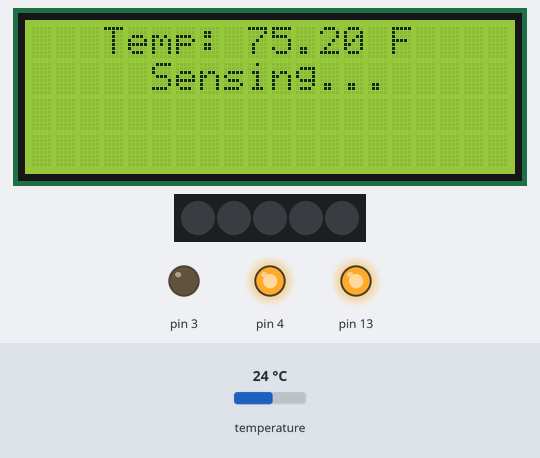
A sketch run on a simulated Arduino Uno, built with avr-gcc and run on an emulated ATmega328P. Parts: 20×4 character LCD, 5 RGB LEDs in strip order, left to right, output pins drawn as LEDs (lit = HIGH). The inputs (shaded band) are chosen by the test bench; at power-on: temperature 24 °C.

Above: at 1.06 s.
1.4 s: temperature set to 12 °C
At 4.78 s:
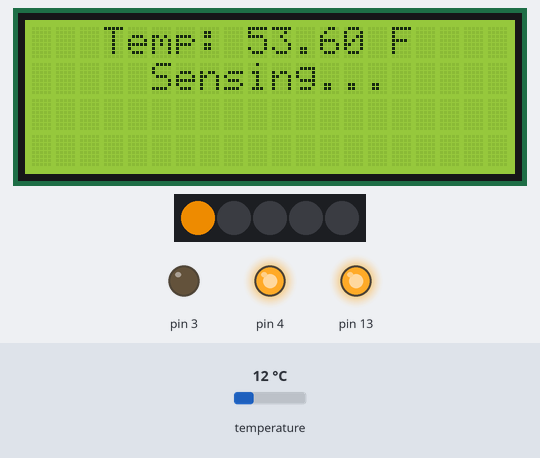
5.3 s: temperature set to 19 °C
At 8.05 s:
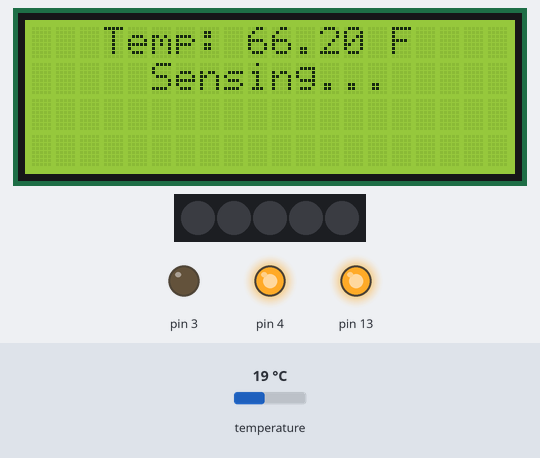
9.2 s: temperature set to 28 °C
At 15.5 s:
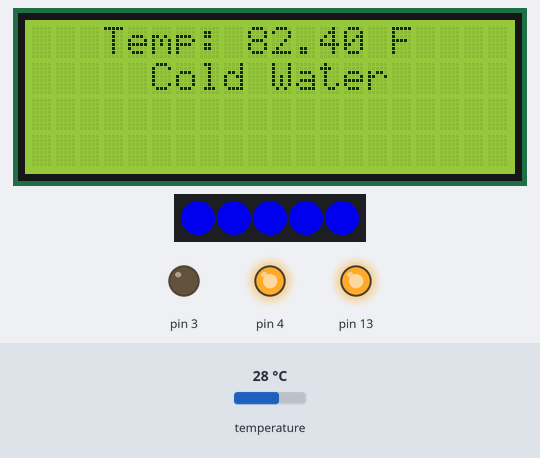
16.4 s: temperature set to 41 °C
At 21.0 s:
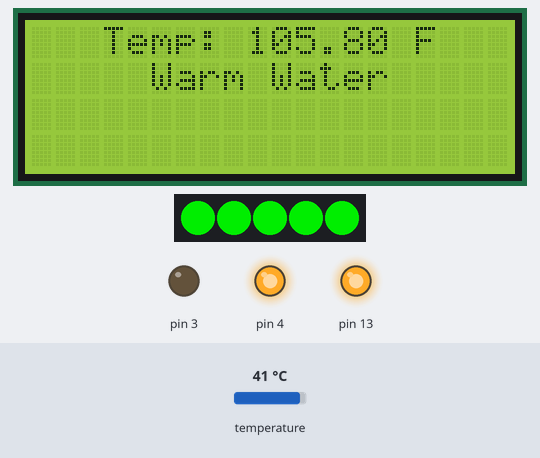
Timing chart, 0 to 21.3 s (numbered marks = the images above; inputs shaded):
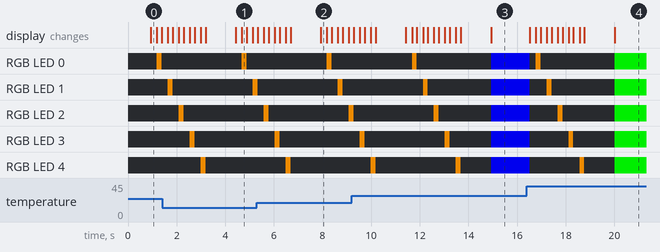

Measured:
- after the input at 16.4 s, RGB LED 0: RGB(0, 0, 200) → off after 0.12 s, → RGB(200, 117, 0) 0.25 s later, → off 0.20 s later, → RGB(0, 200, 0) 3.0 s later; RGB LED 1: RGB(0, 0, 200) → off after 0.12 s, → RGB(200, 117, 0) 0.70 s later, → off 0.20 s later, → RGB(0, 200, 0) 2.6 s later

The sketch:

TemPLiberty.ino
```cpp
//Includes all libraries necessary for proper function
#include <LiquidCrystal_I2C.h>
#include <Adafruit_NeoPixel.h>
#include <OneWire.h>
#include <DallasTemperature.h>
#include <Wire.h>

#define LED_PIN 12      // Pin connected to the LED Strip
#define NUM_LEDS 5      // Number of NeoPixels
#define BRIGHTNESS 200  // Set brightness (0 to 255)
#define ONE_WIRE_BUS 2  // Pin connected to Sensor

LiquidCrystal_I2C lcd(0x27, 20, 4);
Adafruit_NeoPixel strip = Adafruit_NeoPixel(NUM_LEDS, LED_PIN, NEO_GRB + NEO_KHZ800);
OneWire oneWire(ONE_WIRE_BUS);
DallasTemperature sensors(&oneWire);

float Celsius = 0.0;
float Fahrenheit = 0.0;
float prevTemp = 0.0;
float lowerLimit = 0.0;
float upperLimit = 0.0;
int redColor = 0;
int greenColor = 0;
int blueColor = 0;
int temp = A3;

void setup() {

  pinMode(13, OUTPUT);
  pinMode(4, OUTPUT);
  pinMode(3, OUTPUT);
  digitalWrite(13, HIGH);
  digitalWrite(4, HIGH);
  digitalWrite(3, LOW);

  lcd.init();
  lcd.backlight();
  lcd.begin(20, 4);

  strip.begin();
  strip.setBrightness(BRIGHTNESS);
  strip.show();

  sensors.begin();
  Serial.begin(9600);
}

void loop() {
  sensors.requestTemperatures();
  Celsius = sensors.getTempCByIndex(0);
  Fahrenheit = sensors.toFahrenheit(Celsius);
  lowerLimit = prevTemp - 1.0;
  upperLimit = prevTemp + 1.0;

  lcd.setCursor(3, 0);
  lcd.print("Temp: " + String(Fahrenheit) + " F");
  if(Fahrenheit < 100) {
    lcd.setCursor(16, 0);
    for (int i = 0; i < 3; i++) {
      lcd.print(" ");
    }
  }
  if(Fahrenheit >= 100) {
    lcd.setCursor(17, 0);
    for (int i = 0; i < 4; i++) {
      lcd.print(" ");
    }
  }
  if (Fahrenheit < lowerLimit || Fahrenheit > upperLimit) {
    lcd.setCursor(5, 1);
    lcd.print("Sensing...");

    for(int i = 0; i <= NUM_LEDS; i++) {
      strip.setPixelColor(i, strip.Color(0, 0, 0));
      strip.show();
    }
    for(int i = 0; i <= NUM_LEDS; i++) {
      strip.setPixelColor(i, strip.Color(255, 150, 0));
      delay(250);
      strip.show();
      strip.setPixelColor(i, strip.Color(0, 0, 0));
      delay(200);
      strip.show();
    }
  }

if (Fahrenheit >= lowerLimit && Fahrenheit <= upperLimit) { //Checking to see if temperature is stable
  if (Fahrenheit < 98) {
    for (int i = 0; i <= NUM_LEDS; i++) {
      strip.setPixelColor(i, strip.Color(0, 0, 255));
      strip.show();
    }
    lcd.setCursor(5, 1);
    lcd.print("Cold Water");
  }

  if (Fahrenheit > 98 && Fahrenheit < 106) {
    for (int i = 0; i <= NUM_LEDS; i++) {
      strip.setPixelColor(i, strip.Color(0, 255, 0));
      strip.show();
    }
    lcd.setCursor(5, 1);
    lcd.print("Warm Water");
  }

  if (Fahrenheit > 106 && Fahrenheit < 109) {
    for (int i = 0; i <= NUM_LEDS; i++) {
      strip.setPixelColor(i, strip.Color(255, 255, 0));
      strip.show();
    }
    lcd.setCursor(5, 1);
    lcd.print("Almost Hot");
  }

  if (Fahrenheit > 109) {
    for (int i = 0; i <= NUM_LEDS; i++) {
      strip.setPixelColor(i, strip.Color(255, 0, 0));
      strip.show();
    }
    lcd.setCursor(5, 1);
    lcd.print("Hot Water!");
  }
}
prevTemp = Fahrenheit; // Updating the previous temperature
}
```
